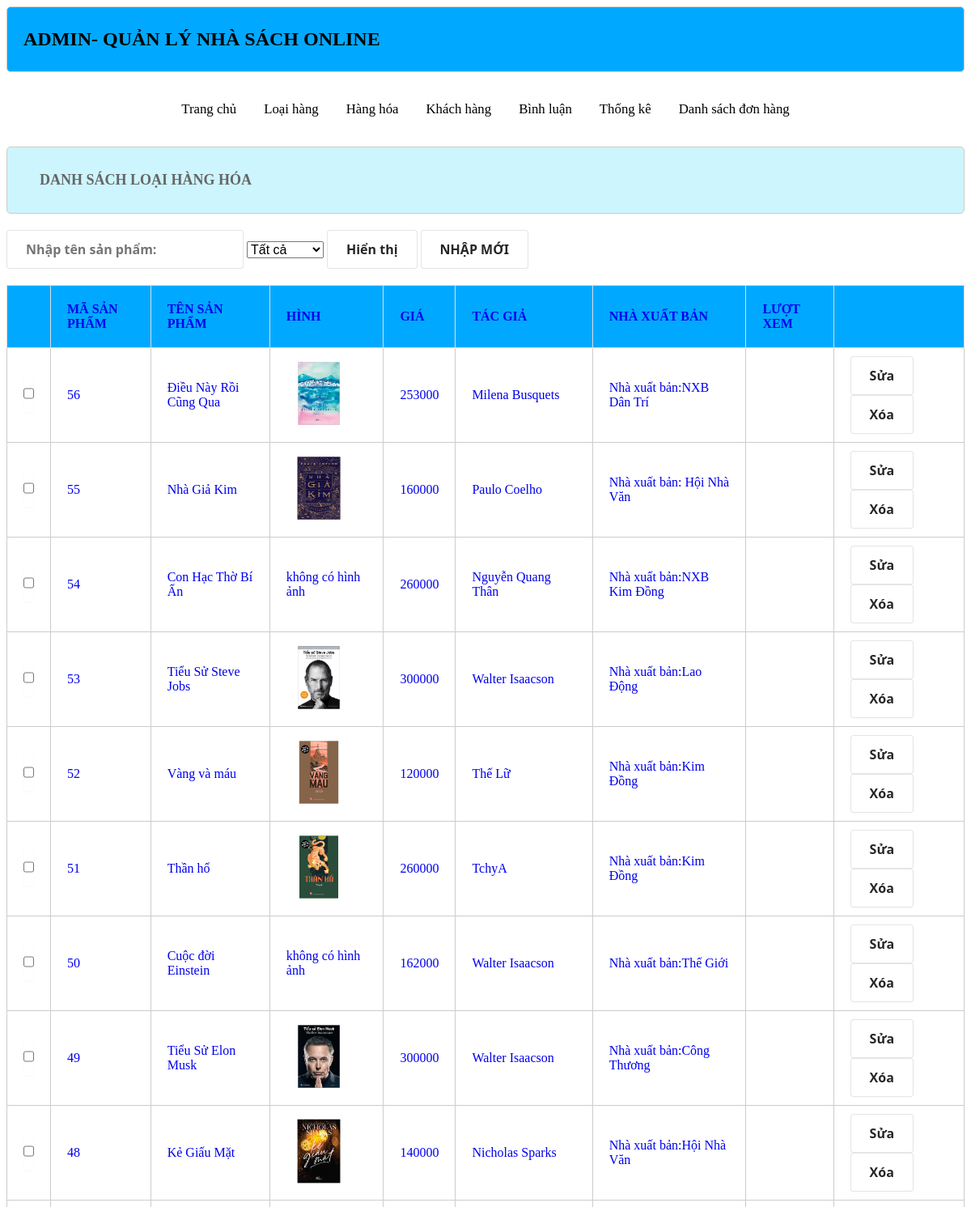
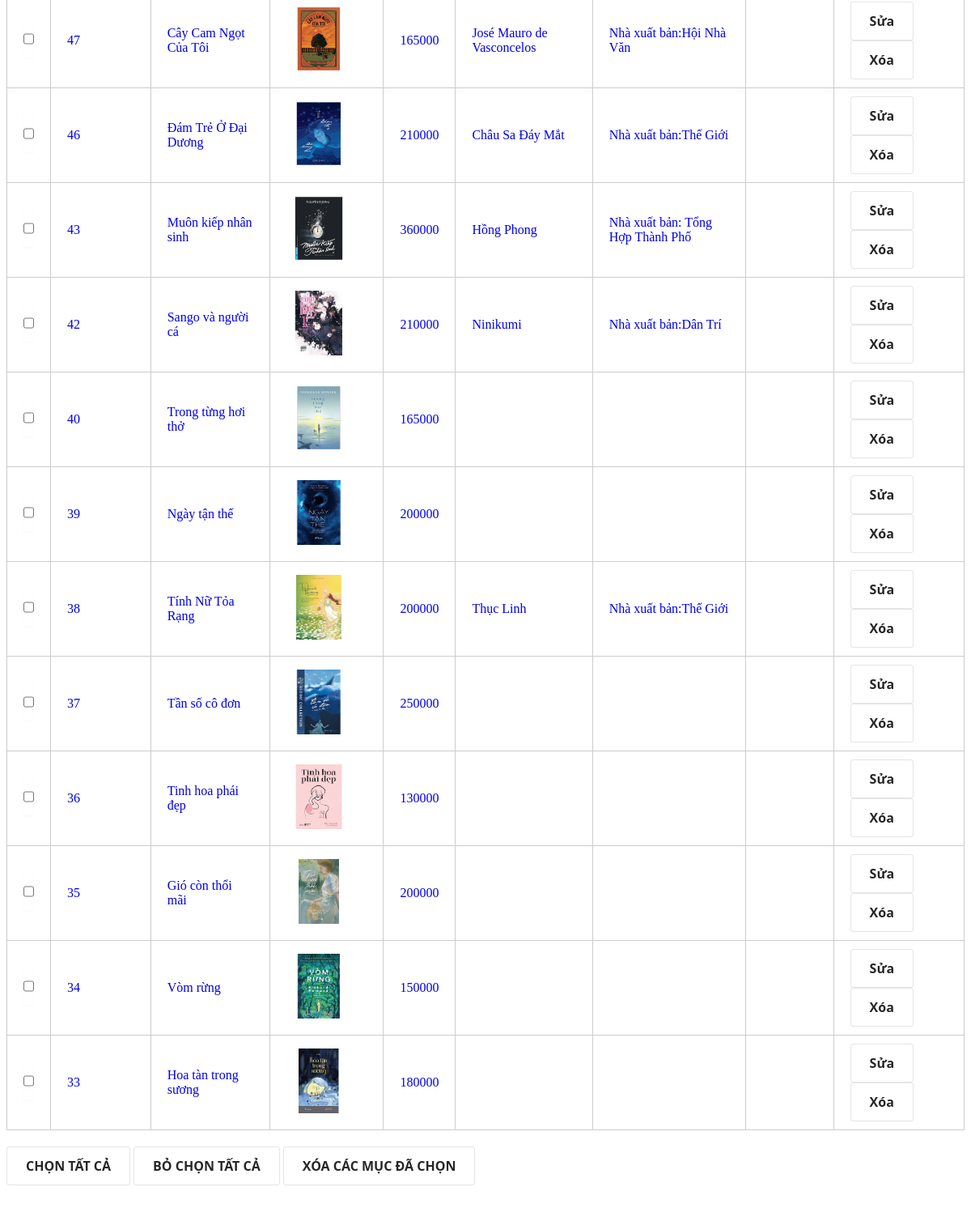
The app's page /Nhom7DA1-HoangGiaLamPD08475/admin/index.php?act=listsp with its own data (2 pictures, top to bottom).
### tables this page shows
CREATE TABLE `sanpham` (
  `id` int(11) NOT NULL AUTO_INCREMENT,
  `name` varchar(45) DEFAULT NULL,
  `price` int(11) DEFAULT NULL,
  `tacgia` varchar(255) DEFAULT NULL,
  `nxb` varchar(255) DEFAULT NULL,
  `img` varchar(45) DEFAULT NULL,
  `mota` varchar(10555) DEFAULT NULL,
  `luotxem` int(11) DEFAULT NULL,
  `iddm` int(11) DEFAULT NULL,
  PRIMARY KEY (`id`),
  KEY `lk_danhmuc_idx` (`iddm`),
  CONSTRAINT `lk_danhmuc` FOREIGN KEY (`iddm`) REFERENCES `danhmuc` (`id`)
);

### Nhom7DA1-HoangGiaLamPD08475/admin/model/pdo.php (called while the page is built, shortened)
<?php
function pdo_get_connection(){
    $dburl = "mysql:host=localhost;dbname=xshopdb;charset=utf8";
    $username = 'root';
    $password = '01272529957a';
    $conn = new PDO($dburl, $username, $password);
    $conn->setAttribute(PDO::ATTR_ERRMODE, PDO::ERRMODE_EXCEPTION);
    return $conn;
}
function pdo_query($sql){
    $sql_args = array_slice(func_get_args(), 1);
    try{
        $conn = pdo_get_connection();
        $stmt = $conn->prepare($sql);
        $stmt->execute($sql_args);
        $rows = $stmt->fetchAll();
        return $rows;
    }
    catch(PDOException $e){
        throw $e;
    }
    finally{
        unset($conn);
    }
}

### Nhom7DA1-HoangGiaLamPD08475/admin/model/sanpham.php (called while the page is built, shortened)
<?php
function loadall_sanpham($kyw="",$iddm=0){
    $sql="select * from sanpham where 1";
    if ($kyw!=""){
        $sql.=" and name like '%".$kyw."%'";
    }
    $sql.=" order by id desc";
    $listsanpham=pdo_query($sql);
    return $listsanpham;
}
?>

### Nhom7DA1-HoangGiaLamPD08475/admin/sanpham/list.php (the view, shortened to what this page needs)
<div class="row">
            <div class="row header formtitle mb"> <h1>DANH SÁCH LOẠI HÀNG HÓA</h1></div>
            <form action="index.php?act=listsp" method="post">
                        <input type="text" name="kyw" id="" placeholder="Nhập tên sản phẩm:">
                        <select name="iddm" id="">
                            <option value="0">Tất cả</option>
                        </select>
                        <input type="submit"   name="listok" value="Hiển thị">
                        <a href="index.php?act=addsp"><input type="button" value="NHẬP MỚI">
                    </form>
            <div class="row formcontent">
                <div class="row mb formdsloai">
                   <table>
                    <tr>
                        <th></th>
                        <th>MÃ SẢN PHẨM</th>
                        <th>TÊN SẢN PHẨM</th>
                        <th>HÌNH</th>
                        <th>GIÁ</th>
                        <th>TÁC GIẢ</th>
                        <th>NHÀ XUẤT BẢN</th>
                        <th>LƯỢT XEM</th>
                        <th></th>
                    </tr>
                    <?php
                    foreach ($listsanpham as $sanpham) {
                    extract($sanpham);
                    $suasp="index.php?act=suasp&id=".$id;
                    $xoasp="index.php?act=xoasp&id=".$id;
                    $hinhpath="../upload/".$img;
                    if(is_file($hinhpath)){
                        $hinh = "<img src='".$hinhpath."'height='80'>";
                    } else {
                        $hinh = " không có hình ảnh";
                    }
                    echo ' <tr>
                        <td><input type="checkbox" name="" id=""></td>
                        <td>'.$id.'</td>
                        <td>'.$name.'</td>
                        <td>'.$hinh.'</td>
                        <td>'.$price.'</td>
                        <td>'.$tacgia.'</td>
                        <td>'.$nxb.'</td>
                        <td>'.$luotxem.'</td>
                        <td><a href="'.$suasp.'"><input type="button" value="Sửa"></a> <a href="'.$xoasp.'"><input type="button" value="Xóa"></a></td>
                    </tr>';
                    }
                    ?>
                   </table>
                </div>
            <div class="row mb ">
                <input type="button" value="CHỌN TẤT CẢ">
                <input type="button" value="BỎ CHỌN TẤT CẢ">
                <input type="button" value="XÓA CÁC MỤC ĐÃ CHỌN">
                </div></a>
            </div>
 </div>

### Nhom7DA1-HoangGiaLamPD08475/admin/header.php (shortened to what this page needs)
<!DOCTYPE html>
<html lang="en">
<head>
    <link rel="stylesheet" href="../view/css/style.css">
</head>
<body>
    <div class="boxcenter">
        <div class="row mb headeradmin">
            <h1>ADMIN-  QUẢN LÝ NHÀ SÁCH ONLINE </h1>
        </div>
        <div class="row mb menu">
            <ul>
                <li><a href="index.php">Trang chủ</a></li>
                <li><a href="index.php?act=listdm">Loại hàng</a></li>
                <li><a href="index.php?act=listsp">Hàng hóa</a></li>
                <li><a href="index.php?act=dskh">Khách hàng</a></li>
                <li><a href="index.php?act=dsbl">Bình luận</a></li>
                <li><a href="index.php?act=thongke">Thống kê</a></li>
                <li><a href="index.php?act=listbill">Danh sách đơn hàng</a></li>
            </ul>
        </div>

### Nhom7DA1-HoangGiaLamPD08475/admin/index.php (shortened to what this page needs)
<?php
include "./model/pdo.php";
include "header.php";
include './model/sanpham.php';
include './model/cart.php';
if(isset($_GET['act'])){
    $act=$_GET['act'];
    switch ($act) {
                case 'listsp':
                    if(isset($_POST['listok'])  && ($_POST['listok'])){
                        $kyw = $_POST['kyw'];
                        $iddm=$_POST['iddm'];
                    }else {
                        $kyw = " ";
                        $iddm=0;
                    }
                    $listsanpham=loadall_sanpham( $kyw,$iddm);
                    include "sanpham/list.php";
                    break;
    }
} else {
    include "home.php";
}
include "footer.php";
?>

### Nhom7DA1-HoangGiaLamPD08475/admin/footer.php
</body>
</html>

### Nhom7DA1-HoangGiaLamPD08475/view/css/style.css (style rules this page uses)
.boxcenter { width: 100%; margin: 0 auto; }
.row { float: left; width: 100%; }
.mb { margin-bottom: 20px; }
.header { background-color: #a5fc83; border: 1px #cf8a74 solid; box-shadow: 5px 10px #d2f7d1; color: #024c85; border-radius: 5px; }
.header h1 { margin: 20px; font-size: 1.5vw; }
.menu ul { padding: 0 15px; text-align: center; }
.menu ul li { list-style-type: none; display: inline; padding: 0px 15px; }
.menu ul li a { color: #CCC; text-decoration: none; transition: 0.5s; font-size: 1vw; }
.headeradmin { background-color: #aaaafcee; border: 1px #CCC solid; color: #666; border-radius: 5px; padding: 10px 20px; }
.headeradmin h1 { font-size: 2vw; }
.formtitle { background-color: #aaaafcee; border: 1px #CCC solid; color: #666; border-radius: 5px; padding: 10px 20px; }
.formcontent { padding: 20px 0px; }
.formdsloai table { width: 100%; border-collapse: collapse; }
.formdsloai table th { padding: 20px; background-color: #CCC; }
.formdsloai table td { padding: 10px 20px; border: 1px #CCC solid; }
* { box-sizing:border-box }

### Nhom7DA1-HoangGiaLamPD08475/admin/header.php (style rules this page uses)
.headeradmin { background-color: #00A9FF; border: 1px #CCC solid; color: black; border-radius: 5px; padding: 10px 20px; }
.menu ul li a { color: black; text-decoration: none; transition: 0.5s; font-size: 1.4vw; }
.formtitle { background-color: #CDF5FD; border: 1px #CCC solid; color: black; border-radius: 5px; padding: 10px 20px; }
.header { box-shadow: none; }
.formdsloai table th { background-color: #00A9FF; }

### Nhom7DA1-HoangGiaLamPD08475/admin/sanpham/list.php (style rules this page uses)
table, td, th { border: 1px solid #ddd; text-align: left; }
table { border-collapse: collapse; width: 100%; }
th, td { padding: 15px; }
h1 { font-size: 15px }
select { font-size:16px; }
input { align-items: center; background-color: #FFFFFF; border: 1px solid rgba(0, 0, 0, 0.1); border-radius: .25rem; box-shadow: rgba(0, 0, 0, 0.02) 0 1px 3px 0; box-sizing: border-box; color: rgba(0, 0, 0, 0.85); cursor: pointer; display: inline-flex; font-family: system-ui,-apple-system,system-ui,"Helvetica Neue",Helvetica,Arial,sans-serif; font-size: 16px; font-weight: 600; justify-content: center; line-height: 1.25; margin: 0; min-height: 3rem; padding: calc(.875rem - 1px) calc(1.5rem - 1px); position: relative; text-decoration: none; transition: all 250ms; user-select: none; -webkit-user-select: none; touch-action: manipulation; vertical-align: baseline; width: auto; }
.formtitle { background-color: #CDF5FD; border: 1px #CCC solid; color: #666; border-radius: 5px; padding: 10px 20px; }

### records on screen
sanpham: id "56", name "Điều Này Rồi Cũng Qua", img (picture), price "253000", tacgia "Milena Busquets", nxb "Nhà xuất bản:NXB Dân Trí"
sanpham: id "55", name "Nhà Giả Kim", img (picture), price "160000", tacgia "Paulo Coelho", nxb "Nhà xuất bản: Hội Nhà Văn"
sanpham: id "54", name "Con Hạc Thờ Bí Ẩn", img "không có hình ảnh", price "260000", tacgia "Nguyễn Quang Thân", nxb "Nhà xuất bản:NXB Kim Đồng"
sanpham: id "53", name "Tiểu Sử Steve Jobs", img (picture), price "300000", tacgia "Walter Isaacson", nxb "Nhà xuất bản:Lao Động"
sanpham: id "52", name "Vàng và máu", img (picture), price "120000", tacgia "Thế Lữ", nxb "Nhà xuất bản:Kim Đồng"
sanpham: id "51", name "Thần hổ", img (picture), price "260000", tacgia "TchyA", nxb "Nhà xuất bản:Kim Đồng"
sanpham: id "50", name "Cuộc đời Einstein", img "không có hình ảnh", price "162000", tacgia "Walter Isaacson", nxb "Nhà xuất bản:Thế Giới"
sanpham: id "49", name "Tiểu Sử Elon Musk", img (picture), price "300000", tacgia "Walter Isaacson", nxb "Nhà xuất bản:Công Thương"
sanpham: id "48", name "Kẻ Giấu Mặt", img (picture), price "140000", tacgia "Nicholas Sparks", nxb "Nhà xuất bản:Hội Nhà Văn"
sanpham: id "47", name "Cây Cam Ngọt Của Tôi", img (picture), price "165000", tacgia "José Mauro de Vasconcelos", nxb "Nhà xuất bản:Hội Nhà Văn"
sanpham: id "46", name "Đám Trẻ Ở Đại Dương", img (picture), price "210000", tacgia "Châu Sa Đáy Mắt", nxb "Nhà xuất bản:Thế Giới"
sanpham: id "43", name "Muôn kiếp nhân sinh", img (picture), price "360000", tacgia "Hồng Phong", nxb "Nhà xuất bản: Tổng Hợp Thành Phố"
sanpham: id "42", name "Sango và người cá", img (picture), price "210000", tacgia "Ninikumi", nxb "Nhà xuất bản:Dân Trí"
sanpham: id "40", name "Trong từng hơi thở", img (picture), price "165000"
sanpham: id "39", name "Ngày tận thế", img (picture), price "200000"
sanpham: id "38", name "Tính Nữ Tỏa Rạng", img (picture), price "200000", tacgia "Thục Linh", nxb "Nhà xuất bản:Thế Giới"
sanpham: id "37", name "Tần số cô đơn", img (picture), price "250000"
sanpham: id "36", name "Tinh hoa phái đẹp", img (picture), price "130000"
sanpham: id "35", name "Gió còn thổi mãi", img (picture), price "200000"
sanpham: id "34", name "Vòm rừng", img (picture), price "150000"
sanpham: id "33", name "Hoa tàn trong sương", img (picture), price "180000"
